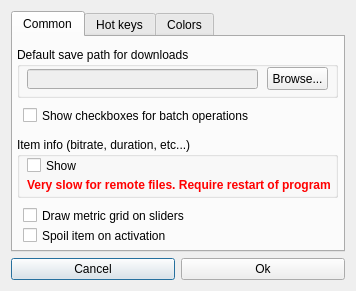
<?xml version="1.0" encoding="UTF-8"?>
<ui version="4.0">
 <class>SettingsDialog</class>
 <widget class="QDialog" name="SettingsDialog">
  <property name="geometry">
   <rect>
    <x>0</x>
    <y>0</y>
    <width>356</width>
    <height>291</height>
   </rect>
  </property>
  <property name="sizePolicy">
   <sizepolicy hsizetype="Ignored" vsizetype="Ignored">
    <horstretch>0</horstretch>
    <verstretch>0</verstretch>
   </sizepolicy>
  </property>
  <property name="windowTitle">
   <string>Dialog</string>
  </property>
  <layout class="QGridLayout" name="gridLayout">
   <item row="1" column="0">
    <widget class="QPushButton" name="cancelButton">
     <property name="text">
      <string>Cancel</string>
     </property>
    </widget>
   </item>
   <item row="1" column="1">
    <widget class="QPushButton" name="acceptButton">
     <property name="text">
      <string>Ok</string>
     </property>
    </widget>
   </item>
   <item row="0" column="0" colspan="2">
    <widget class="QTabWidget" name="settingsTabs">
     <property name="tabPosition">
      <enum>QTabWidget::North</enum>
     </property>
     <property name="currentIndex">
      <number>0</number>
     </property>
     <widget class="QWidget" name="common_tab">
      <attribute name="title">
       <string>Common</string>
      </attribute>
      <widget class="QGroupBox" name="groupBox">
       <property name="geometry">
        <rect>
         <x>4</x>
         <y>10</y>
         <width>321</width>
         <height>51</height>
        </rect>
       </property>
       <property name="title">
        <string>Default save path for downloads</string>
       </property>
       <widget class="QLineEdit" name="downloadPath">
        <property name="enabled">
         <bool>false</bool>
        </property>
        <property name="geometry">
         <rect>
          <x>10</x>
          <y>22</y>
          <width>231</width>
          <height>20</height>
         </rect>
        </property>
       </widget>
       <widget class="QPushButton" name="browseButton">
        <property name="geometry">
         <rect>
          <x>250</x>
          <y>20</y>
          <width>61</width>
          <height>23</height>
         </rect>
        </property>
        <property name="text">
         <string>Browse...</string>
        </property>
       </widget>
      </widget>
      <widget class="QCheckBox" name="showCheckboxes">
       <property name="geometry">
        <rect>
         <x>10</x>
         <y>70</y>
         <width>311</width>
         <height>17</height>
        </rect>
       </property>
       <property name="text">
        <string>Show checkboxes for batch operations</string>
       </property>
      </widget>
      <widget class="QCheckBox" name="drawMetrics">
       <property name="geometry">
        <rect>
         <x>10</x>
         <y>170</y>
         <width>311</width>
         <height>17</height>
        </rect>
       </property>
       <property name="text">
        <string>Draw metric grid on sliders</string>
       </property>
      </widget>
      <widget class="QCheckBox" name="spoilOnActivate">
       <property name="geometry">
        <rect>
         <x>10</x>
         <y>190</y>
         <width>311</width>
         <height>17</height>
        </rect>
       </property>
       <property name="text">
        <string>Spoil item on activation</string>
       </property>
      </widget>
      <widget class="QGroupBox" name="groupBox_2">
       <property name="geometry">
        <rect>
         <x>4</x>
         <y>100</y>
         <width>321</width>
         <height>61</height>
        </rect>
       </property>
       <property name="title">
        <string>Item info (bitrate, duration, etc...)</string>
       </property>
       <widget class="QCheckBox" name="showInfo">
        <property name="geometry">
         <rect>
          <x>10</x>
          <y>20</y>
          <width>311</width>
          <height>17</height>
         </rect>
        </property>
        <property name="text">
         <string>Show</string>
        </property>
       </widget>
       <widget class="QLabel" name="label">
        <property name="geometry">
         <rect>
          <x>10</x>
          <y>40</y>
          <width>321</width>
          <height>16</height>
         </rect>
        </property>
        <property name="text">
         <string>&lt;html&gt;&lt;head/&gt;&lt;body&gt;&lt;p&gt;&lt;span style=&quot; font-weight:600; color:#ff0000;&quot;&gt;Very slow for remote files. Require restart of program&lt;/span&gt;&lt;/p&gt;&lt;/body&gt;&lt;/html&gt;</string>
        </property>
       </widget>
      </widget>
     </widget>
     <widget class="QWidget" name="hot_keys_tab">
      <attribute name="title">
       <string>Hot keys</string>
      </attribute>
      <widget class="QTreeView" name="treeView">
       <property name="geometry">
        <rect>
         <x>0</x>
         <y>0</y>
         <width>374</width>
         <height>296</height>
        </rect>
       </property>
       <property name="rootIsDecorated">
        <bool>false</bool>
       </property>
       <property name="uniformRowHeights">
        <bool>true</bool>
       </property>
       <property name="itemsExpandable">
        <bool>false</bool>
       </property>
       <property name="expandsOnDoubleClick">
        <bool>false</bool>
       </property>
      </widget>
     </widget>
     <widget class="QWidget" name="colors_tab">
      <attribute name="title">
       <string>Colors</string>
      </attribute>
      <widget class="QPushButton" name="defaultColorButton">
       <property name="geometry">
        <rect>
         <x>120</x>
         <y>50</y>
         <width>31</width>
         <height>23</height>
        </rect>
       </property>
       <property name="text">
        <string/>
       </property>
      </widget>
      <widget class="QLabel" name="label_2">
       <property name="geometry">
        <rect>
         <x>20</x>
         <y>50</y>
         <width>91</width>
         <height>21</height>
        </rect>
       </property>
       <property name="text">
        <string>Default color</string>
       </property>
      </widget>
      <widget class="QLabel" name="label_3">
       <property name="geometry">
        <rect>
         <x>20</x>
         <y>80</y>
         <width>91</width>
         <height>21</height>
        </rect>
       </property>
       <property name="text">
        <string>Listened color</string>
       </property>
      </widget>
      <widget class="QPushButton" name="listenedColorButton">
       <property name="geometry">
        <rect>
         <x>120</x>
         <y>80</y>
         <width>31</width>
         <height>23</height>
        </rect>
       </property>
       <property name="text">
        <string/>
       </property>
      </widget>
      <widget class="QLabel" name="label_4">
       <property name="geometry">
        <rect>
         <x>20</x>
         <y>110</y>
         <width>91</width>
         <height>21</height>
        </rect>
       </property>
       <property name="text">
        <string>Liked color</string>
       </property>
      </widget>
      <widget class="QPushButton" name="likedColorButton">
       <property name="geometry">
        <rect>
         <x>120</x>
         <y>110</y>
         <width>31</width>
         <height>23</height>
        </rect>
       </property>
       <property name="text">
        <string/>
       </property>
      </widget>
      <widget class="QLabel" name="label_5">
       <property name="geometry">
        <rect>
         <x>20</x>
         <y>140</y>
         <width>91</width>
         <height>21</height>
        </rect>
       </property>
       <property name="text">
        <string>Played color</string>
       </property>
      </widget>
      <widget class="QPushButton" name="playedColorButton">
       <property name="geometry">
        <rect>
         <x>120</x>
         <y>140</y>
         <width>31</width>
         <height>23</height>
        </rect>
       </property>
       <property name="text">
        <string/>
       </property>
      </widget>
      <widget class="QLabel" name="label_6">
       <property name="geometry">
        <rect>
         <x>20</x>
         <y>170</y>
         <width>91</width>
         <height>21</height>
        </rect>
       </property>
       <property name="text">
        <string>Folder color</string>
       </property>
      </widget>
      <widget class="QPushButton" name="folderColorButton">
       <property name="geometry">
        <rect>
         <x>120</x>
         <y>170</y>
         <width>31</width>
         <height>23</height>
        </rect>
       </property>
       <property name="text">
        <string/>
       </property>
      </widget>
      <widget class="QCheckBox" name="useGradientCheck">
       <property name="geometry">
        <rect>
         <x>20</x>
         <y>20</y>
         <width>131</width>
         <height>17</height>
        </rect>
       </property>
       <property name="text">
        <string>Use gradient</string>
       </property>
      </widget>
     </widget>
    </widget>
   </item>
  </layout>
 </widget>
 <resources/>
 <connections/>
</ui>
